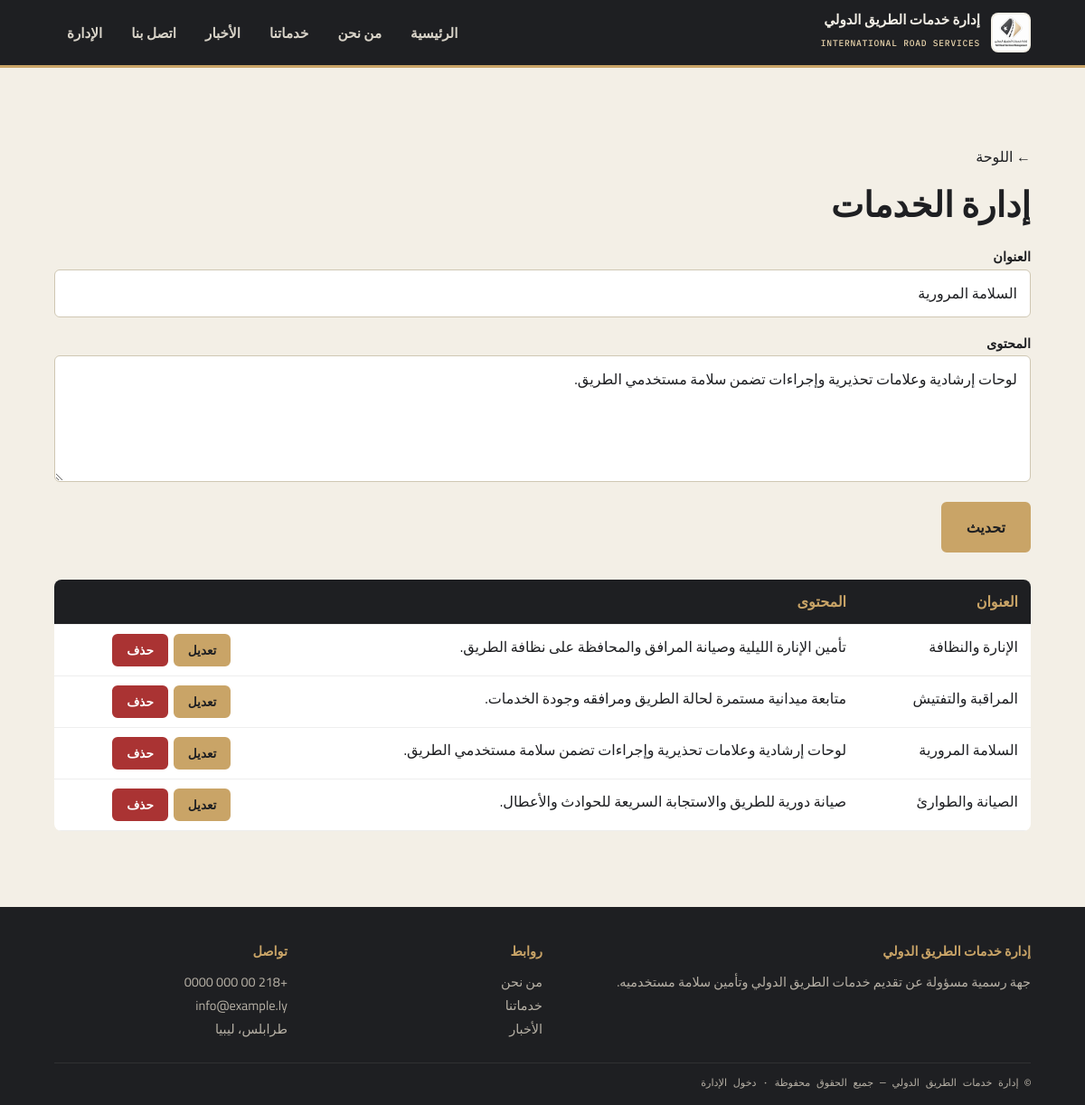
/admin/services?edit=2 (signed in), run on the app's committed database.
### tables this page shows
CREATE TABLE services(id integer primary key, title text, body text);

### app.py (the view, shortened to what this page needs)
@app.route("/admin/<kind>", methods=["GET", "POST"])
@login_required
def items(kind):
    if kind not in KINDS:
        abort(404)
    rows = db().execute(f"select * from {kind} order by id desc").fetchall()
    edit = db().execute(f"select * from {kind} where id=?", (request.args["edit"],)).fetchone() if request.args.get("edit") else None
    return render_template("admin_items.html", kind=kind, label=KINDS[kind], rows=rows, edit=edit)

### app.py (called while the page is built)
def db():
    if "db" not in g:
        g.db = sqlite3.connect(DB)
        g.db.row_factory = sqlite3.Row
    return g.db

@app.before_request
def csrf():
    session.setdefault("csrf", secrets.token_hex(16))
    if request.method == "POST" and request.form.get("csrf") != session["csrf"]:
        abort(400)

@app.context_processor
def inject():
    return {"site": SITE, "csrf": session.get("csrf")}

def login_required(f):
    @wraps(f)
    def w(*a, **k):
        if not session.get("admin"):
            return redirect(url_for("login"))
        return f(*a, **k)
    return w

### templates/admin_items.html (shortened to what this page needs)
{% extends "base.html" %}{% block title %}إدارة {{ label }}{% endblock %}
{% block content %}<section class="s"><div class="wrap">
<a href="{{ url_for('dashboard') }}">← اللوحة</a><h2>إدارة {{ label }}</h2>
<form class="f" method="post" style="margin-bottom:30px"><input type="hidden" name="csrf" value="{{ csrf }}">
<div><label>العنوان</label><input name="title" required value="{{ edit.title if edit }}"></div>
<div><label>المحتوى</label><textarea name="body" rows="4" required>{{ edit.body if edit }}</textarea></div>
<div><button class="btn">{{ 'تحديث' if edit else 'إضافة' }}</button></div></form>
<div class="scroll"><table><tr><th>العنوان</th><th>المحتوى</th><th></th></tr>
{% for r in rows %}<tr><td>{{ r.title }}</td><td>{{ r.body[:90] }}</td><td><div class="acts">
<a class="btn sm" href="{{ url_for('items',kind=kind,edit=r.id) }}">تعديل</a>
<form method="post" action="{{ url_for('delete',kind=kind,i=r.id) }}" onsubmit="return confirm('تأكيد الحذف؟')"><input type="hidden" name="csrf" value="{{ csrf }}"><button class="btn sm red">حذف</button></form></div></td></tr>{% endfor %}</table></div>
</div></section>{% endblock %}

### static/css/style.css (style rules this page uses)
:root { --ink:#1E1F22;--ink2:#2B2C30;--gold:#C9A467;--gold2:#A9793C;--gl:#E9D4AC;--paper:#F3EFE6;--w:1160px }
* { box-sizing:border-box }
html { scroll-behavior:smooth }
body { margin:0;font-family:Cairo,"Segoe UI",sans-serif;background:var(--paper);color:var(--ink);line-height:1.8 }
a { color:inherit;text-decoration:none }
.wrap { max-width:var(--w);margin:auto;padding:0 clamp(16px,4vw,40px) }
.btn { display:inline-block;padding:11px 26px;border-radius:6px;font:700 1rem Cairo,sans-serif;border:2px solid var(--gold);background:var(--gold);color:var(--ink);cursor:pointer;transition:.2s }
.btn.sm { padding:3px 14px;font-size:.85rem }
.btn.red { background:#a33;border-color:#a33;color:#fff }
section.s { padding:clamp(44px,7vw,88px) 0 }
h2 { font-size:clamp(1.6rem,3.5vw,2.4rem);margin:4px 0 8px;font-weight:900 }
form.f { display:grid;gap:14px }
label { font-weight:600;font-size:.9rem }
input,textarea,select { width:100%;padding:11px 14px;border:1px solid #cfc7b3;border-radius:6px;font:inherit;background:#fff;color:var(--ink) }
table { width:100%;border-collapse:collapse;background:#fff;border-radius:8px;overflow:hidden }
th,td { padding:10px 14px;text-align:start;border-bottom:1px solid #eee;vertical-align:top }
th { background:var(--ink);color:var(--gold) }
.scroll { overflow-x:auto }
.acts { display:flex;gap:6px;flex-wrap:wrap }
.acts form { margin:0 }

### data on the page
services: title "السلامة المرورية", body "لوحات إرشادية وعلامات تحذيرية وإجراءات تضمن سلامة مستخدمي الطريق."
services: title "الإنارة والنظافة", body "تأمين الإنارة الليلية وصيانة المرافق والمحافظة على نظافة الطريق."
services: title "المراقبة والتفتيش", body "متابعة ميدانية مستمرة لحالة الطريق ومرافقه وجودة الخدمات."
services: title "الصيانة والطوارئ", body "صيانة دورية للطريق والاستجابة السريعة للحوادث والأعطال."

### other printed values
{{ site.name }} "إدارة خدمات الطريق الدولي"
{{ site.en }} "INTERNATIONAL ROAD SERVICES"
{{ l }} "الرئيسية" "من نحن" "خدماتنا" "الأخبار" "اتصل بنا"
{{ label }} "الخدمات"
{{ 'تحديث' if edit else 'إضافة' }} "تحديث"
{{ site.phone }} "+218 00 000 0000"
{{ site.email }} "info@example.ly"
{{ site.address }} "طرابلس، ليبيا"
